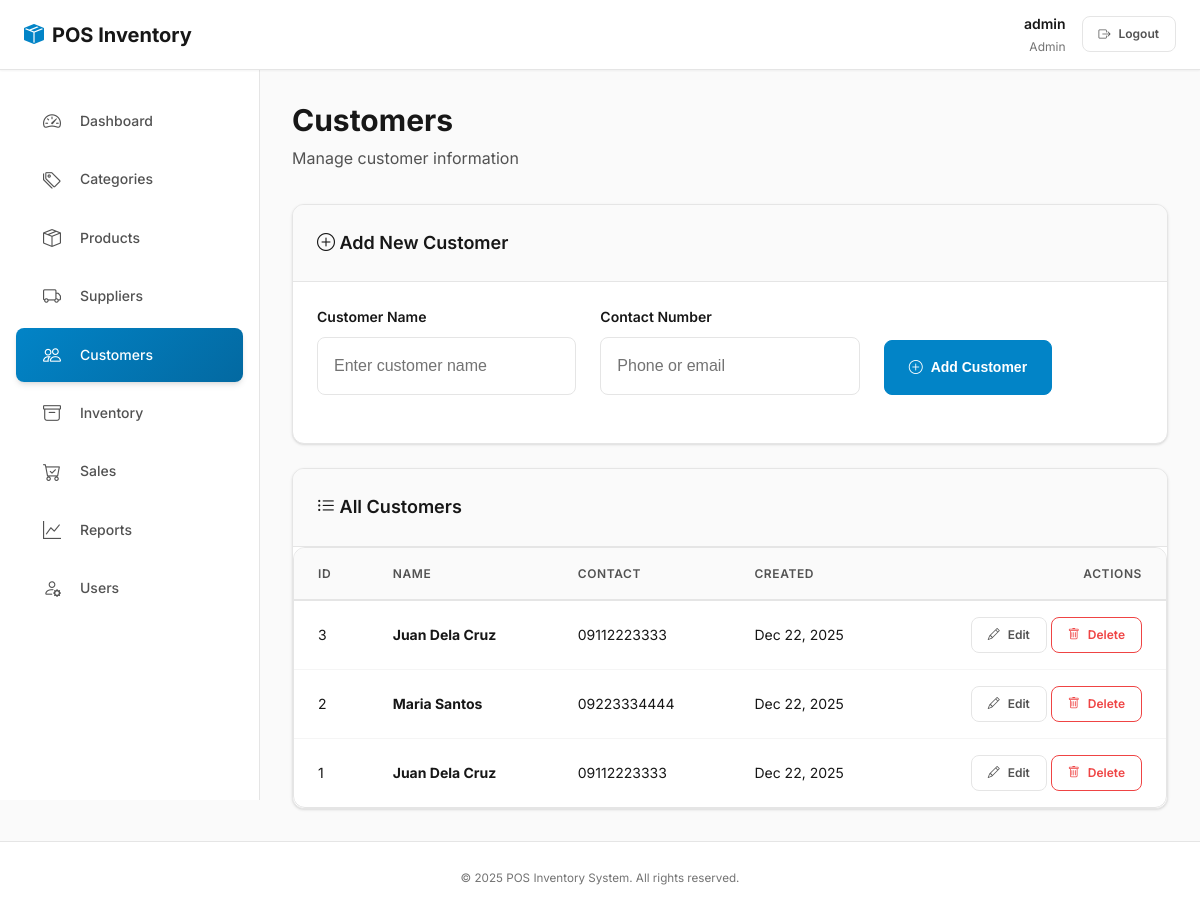
The page /index.php?page=customers (signed in) on the database its author committed.
### tables this page shows
CREATE TABLE `customers` (
  `customer_id` int(11) NOT NULL,
  `customer_name` varchar(150) DEFAULT NULL,
  `contact_number` varchar(20) DEFAULT NULL,
  `created_at` timestamp NOT NULL DEFAULT current_timestamp()
);

### functions.php (called while the page is built, shortened)
<?php
function sanitize($value)
{
    return htmlspecialchars(trim((string)$value), ENT_QUOTES, 'UTF-8');
}

### modules/customers.php (the view, shortened to what this page needs)
<?php
$editItem = null;
$customers = $conn->query('SELECT * FROM customers ORDER BY customer_id DESC')->fetch_all(MYSQLI_ASSOC);
?>
<main>
    <div class="page-header">
        <h1 class="page-title">Customers</h1>
        <p class="page-subtitle">Manage customer information</p>
    </div>
    <div class="card mb-4">
        <div class="card-header">
            <i class="bi bi-plus-circle"></i> <?php echo $editItem ? 'Edit Customer' : 'Add New Customer'; ?>
        </div>
        <div class="card-body">
            <form method="post" style="display: grid; grid-template-columns: repeat(auto-fit, minmax(250px, 1fr)); gap: var(--spacing-lg);">
                <div class="form-group">
                    <label class="form-label">Customer Name</label>
                    <input class="form-control" type="text" name="customer_name" required value="<?php echo sanitize($editItem['customer_name'] ?? ''); ?>" placeholder="Enter customer name">
                </div>
                <div class="form-group">
                    <label class="form-label">Contact Number</label>
                    <input class="form-control" type="text" name="contact_number" value="<?php echo sanitize($editItem['contact_number'] ?? ''); ?>" placeholder="Phone or email">
                </div>
                <div class="form-group" style="display: flex; gap: var(--spacing-md); align-items: flex-end;">
                    <button class="btn btn-primary" type="submit">
                        <i class="bi bi-<?php echo $editItem ? 'check-circle' : 'plus-circle'; ?>"></i>
                        <?php echo $editItem ? 'Update Customer' : 'Add Customer'; ?>
                    </button>
                </div>
            </form>
        </div>
    </div>
    <div class="card">
        <div class="card-header">
            <i class="bi bi-list-ul"></i> All Customers
        </div>
        <div class="card-body" style="padding: 0;">
            <div class="table-container">
                <table class="table table-hover align-middle">
                    <thead>
                        <tr>
                            <th>ID</th>
                            <th>Name</th>
                            <th>Contact</th>
                            <th>Created</th>
                            <th class="text-end">Actions</th>
                        </tr>
                    </thead>
                    <tbody>
                        <?php if (empty($customers)): ?>
                            <tr>
                                <td colspan="5" class="text-center text-muted" style="padding: var(--spacing-2xl);">
                                    <i class="bi bi-inbox" style="font-size: var(--font-size-3xl); display: block; margin-bottom: var(--spacing-md); opacity: 0.5;"></i>
                                    No customers found. Add your first customer above.
                                </td>
                            </tr>
                        <?php else: ?>
                            <?php foreach ($customers as $c): ?>
                                <tr>
                                    <td><?php echo $c['customer_id']; ?></td>
                                    <td><strong><?php echo sanitize($c['customer_name']); ?></strong></td>
                                    <td><?php echo sanitize($c['contact_number'] ?: '—'); ?></td>
                                    <td><?php echo date('M d, Y', strtotime($c['created_at'])); ?></td>
                                    <td class="text-end">
                                        <a class="btn btn-sm btn-outline-secondary" href="index.php?page=customers&edit=<?php echo $c['customer_id']; ?>">
                                            <i class="bi bi-pencil"></i> Edit
                                        </a>
                                        <a class="btn btn-sm btn-outline-danger" href="index.php?page=customers&delete=<?php echo $c['customer_id']; ?>" onclick="return confirm('Are you sure you want to delete this customer?');">
                                            <i class="bi bi-trash"></i> Delete
                                        </a>
                                    </td>
                                </tr>
                            <?php endforeach; ?>
                        <?php endif; ?>
                    </tbody>
                </table>
            </div>
        </div>
    </div>
</main>

### rows shown on the page
customers: customer_id "3", customer_name "Juan Dela Cruz", contact_number "09112223333", created_at "Dec 22, 2025"
customers: customer_id "2", customer_name "Maria Santos", contact_number "09223334444", created_at "Dec 22, 2025"
customers: customer_id "1", customer_name "Juan Dela Cruz", contact_number "09112223333", created_at "Dec 22, 2025"

### other values the page prints
current_user()['username'] "admin"
current_user()['role'] "Admin"
$meta['label'] "Dashboard"
$meta['label'] "Categories"
$meta['label'] "Products"
$meta['label'] "Suppliers"
$meta['label'] "Customers"
$meta['label'] "Inventory"
$meta['label'] "Sales"
$meta['label'] "Reports"
$meta['label'] "Users"
